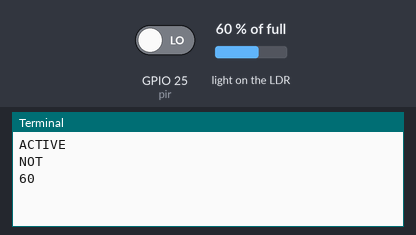
Recording of a program running on a simulated Raspberry Pi (BCM pin numbers). Shown: the last lines printed to the terminal. The test bench sets the inputs (shaded band); at power-on: GPIO 25 (pir) LOW, light on the LDR 60 % of full.

Above: at 1.2 s.
1.3 s: GPIO 25 (pir) driven HIGH
3.9 s: light on the LDR set to 2 % of full
At 5.2 s:
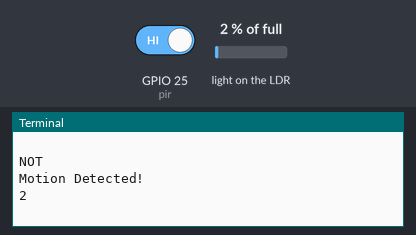
5.4 s: light on the LDR set to 25 % of full
At 7.0 s:
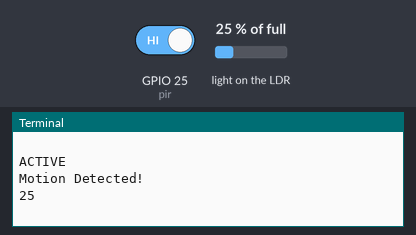
Timing chart, 0 to 8.5 s (numbered marks = the images above; inputs shaded):
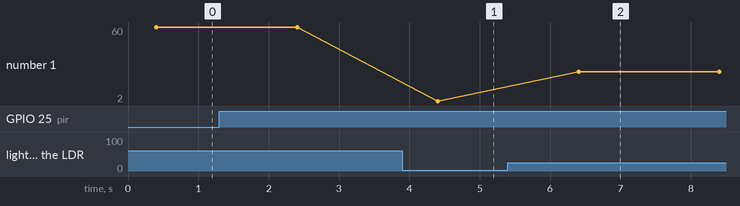

The program:

test.py
```python
from gpiozero import LightSensor, MotionSensor
from time import sleep

pir = MotionSensor(25)
ldr = LightSensor(19, charge_time_limit=0.25)

while True:
    ldr_active = ldr.is_active
    if(ldr_active):
        print("ACTIVE")
    else:
        print("NOT")

    pir_active = pir.is_active
    if(pir_active):
        print("Motion Detected!")
    else:
        print("NOT")
    intensity = round(ldr.value * 100)
    print(intensity,"\n")
    sleep(2)
```

Measured:
- after the input at 3.9 s, the terminal: prints a new line after 0.50 s (image 1)
- after the input at 5.4 s, the terminal: prints a new line after 1.0 s (image 2)
- plotted number 1: 60 → 2 after the input at 3.9 s, 2 → 25 after the input at 5.4 s
